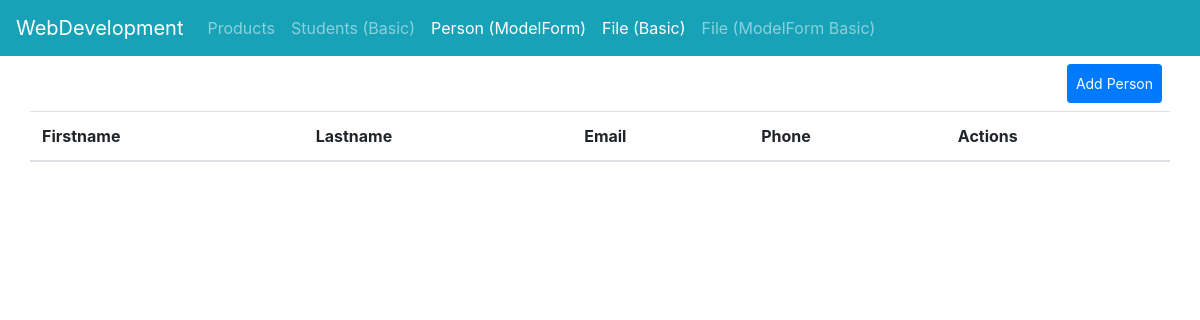
The page /products/getPersonMF on the database as committed earlier.
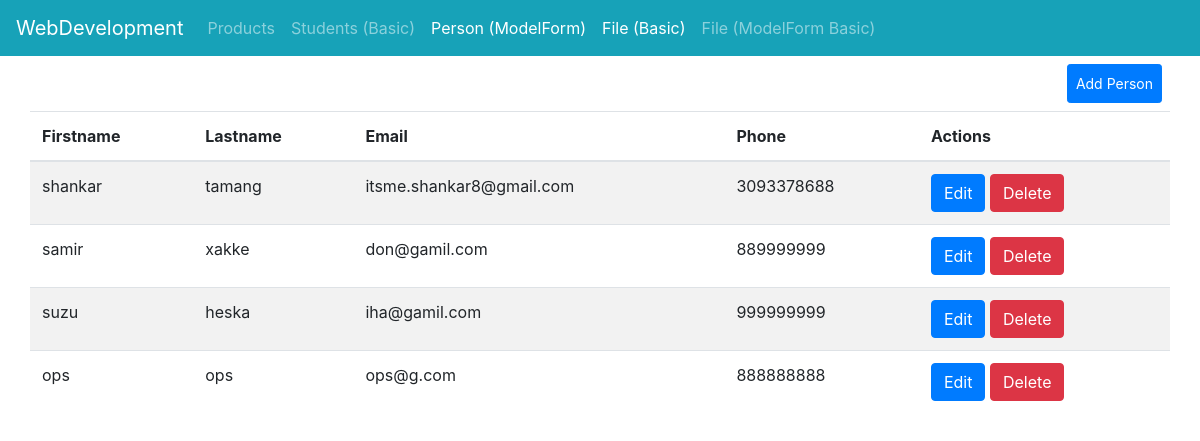
The same page on the database as committed later.
### products/models.py (models this page shows, shortened)
class Person(models.Model):
    firstname = models.CharField(max_length=200, null=True, validators=[validators.MinLengthValidator(2)])
    lastname = models.CharField(max_length=200,null=True, validators=[validators.MinLengthValidator(2)])
    email = models.EmailField(unique=True, null=True, validators=[validate_email])
    phone = models.CharField(max_length=10, null=True, validators=[validators.MinLengthValidator(9)])

### products/views.py (the view)
# urls.py: path('getPersonMF', views.get_person_mf),
def get_person_mf(request):
    person = Person.objects.all()
    context = {
        'person': person,
        'activate_personMF': 'active'
    }
    return render(request, 'products/showPersonMF.html', context)

### products/templates/products/showPersonMF.html (shortened to what this page needs)
{% extends 'layout.html' %}
{% block main_content %}
<div class="container">
    <div class="row">
        <a href="/products/postPersonMF"
           class="btn btn-sm btn-primary ml-auto m-2 p-2">Add Person</a>
        <table class="table table-striped">
            <thead>
            <tr>
                <th>Firstname</th>
                <th>Lastname</th>
                <th>Email</th>
                <th>Phone</th>
                <th>Actions</th>
            </tr>
            </thead>
            <tbody>
            {% for person in person %}
            <tr>
                <td>{{person.firstname}}</td>
                <td>{{person.lastname}}</td>
                <td>{{person.email}}</td>
                <td>{{person.phone}}</td>
                <td><a href="products/updatePersonMF/{{person.id}}" class="btn btn-primary">Edit</a>
                <a href="products/deletePersonMf/{{person.id}}"
                   onclick="return confirm('Are you sure you want to delete')" class="btn btn-danger">Delete</a></td>
            </tr>
            {% endfor %}
            </tbody>
        </table>
    </div>
</div>
{% endblock %}

Rows that differ between the two databases and show on the page:
added Person: firstname "shankar", lastname "tamang", email "itsme.shankar8@gmail.com", phone "3093378688"
added Person: firstname "samir", lastname "xakke", email "don@gamil.com", phone "889999999"
added Person: firstname "suzu", lastname "heska", email "iha@gamil.com", phone "999999999"
added Person: firstname "ops", lastname "ops", email "ops@g.com", phone "888888888"
